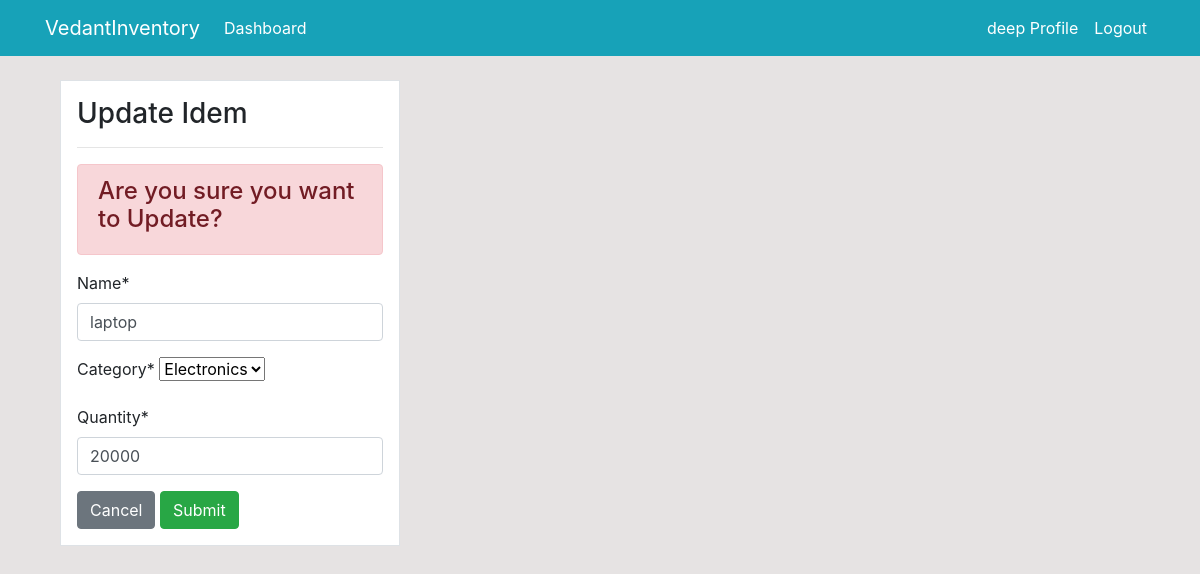
Before: /product/update/2/ (signed in) with the older database file.
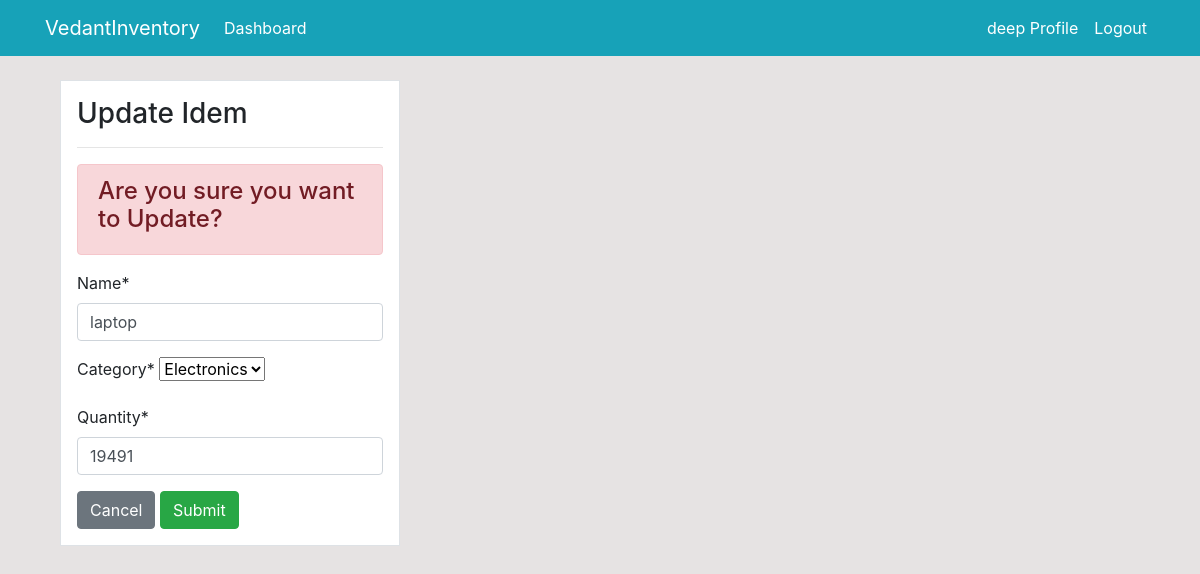
After: the same page with the newer database file.
### dashboard/models.py (models this page shows, shortened)
class Product(models.Model):
    name = models.CharField(max_length=100, null=True)
    category = models.CharField(max_length=20, choices= CATEGORY,null=True)
    quantity = models.PositiveIntegerField(null=True)
    class Meta:
        verbose_name_plural = 'Product'

### dashboard/views.py (the view)
# urls.py: path('product/update/<int:pk>/',views.product_update, name='dashboard-product-update'),
@login_required(login_url='user-login')
def product_update(request,pk):
    item = Product.objects.get(id=pk)
    if request.method == 'POST':
        update = UpdateProductForm(request.POST, instance=item)
        if update.is_valid():
            update.save()
            return redirect('dashboard-product')
    else:
        update = UpdateProductForm(instance=item)
    context = {
        'update': update
         }
    return render(request,'dashboard/product_update.html',context )

### dashboard/forms.py
class UpdateProductForm(forms.ModelForm):
    class Meta:
        model = Product
        fields = ['name','category','quantity']

### templates/dashboard/product_update.html (shortened to what this page needs)
{% extends 'partials/base.html' %}
{% load crispy_forms_tags %}
{% block content %}
<div class="container">
    <div class="row my-4">
        <div class="col-md-4">
            <div class="border bg-white p-3">
                <h3>Update Idem</h3>
                <hr>
                <div class="alert alert-danger">
                    <h4>Are you sure you want to Update?</h4>
                </div>
                <form action="" method="POST">
                    {{ update|crispy }}
                    <a href="{% url 'dashboard-product' %}" class="btn btn-secondary">Cancel</a>
                    <input type="submit" class="btn btn-success" name="" id="">
                </form>
           </div>
        </div>
    </div>
</div>
{% endblock %}

Changed rows visible on the page:
changed Product "laptop": quantity "20000" → "19491"
